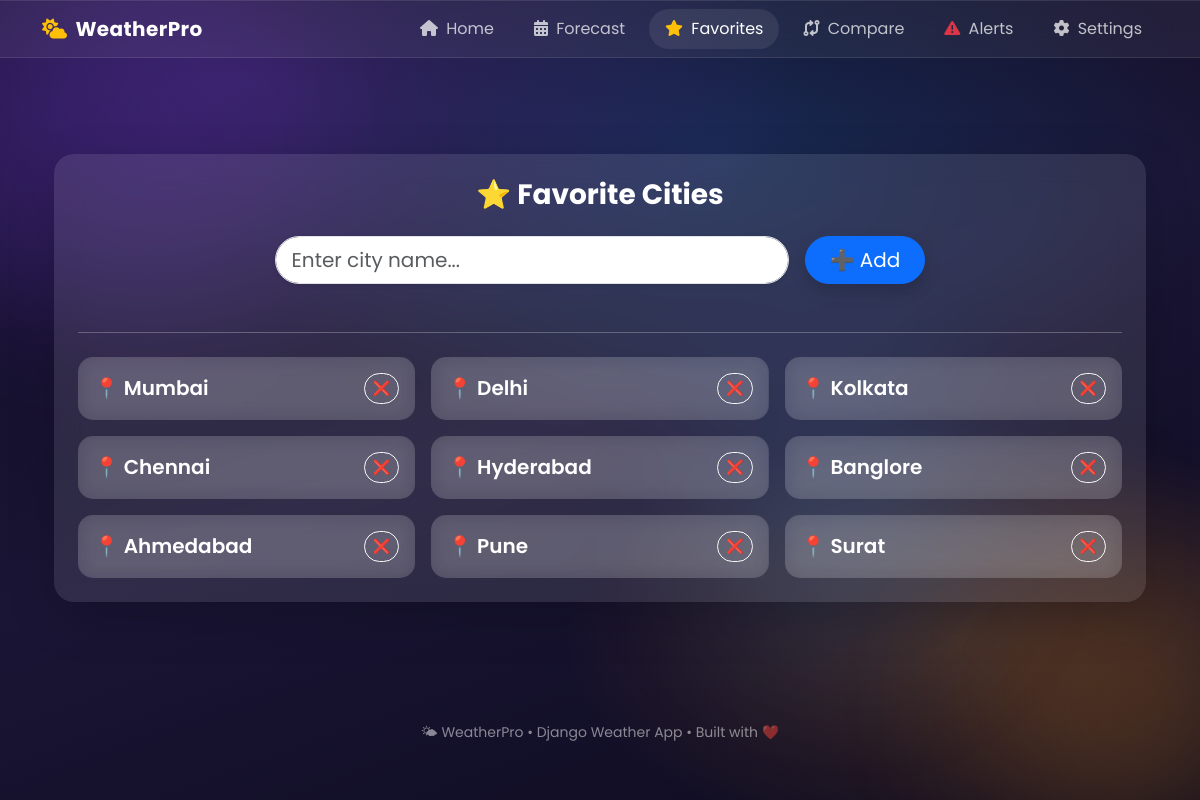
The app's page /favorites/ with its own data.
### app/models.py (models this page shows, shortened)
class FavoriteCity(models.Model):
    city_name = models.CharField(max_length=100)
    country = models.CharField(max_length=100, blank=True, null=True)
    added_at = models.DateTimeField(auto_now_add=True)

### app/views.py (the view)
# urls.py: path('favorites/', views.favorites, name='favorites'),
def favorites(request):
    if request.method == "POST":
        city = request.POST.get("city", "").strip()
        if city and not FavoriteCity.objects.filter(city_name__iexact=city).exists():
            FavoriteCity.objects.create(city_name=city)
        return redirect("favorites")
    cities = FavoriteCity.objects.all()
    weather_list = []
    for city_obj in cities:
        city = city_obj.city_name
        try:
            weather = WeatherData.objects.filter(city=city).first()
            if weather and timezone.now() - weather.timestamp < timedelta(minutes=10):
                weather_list.append(weather)
                continue
            url = "https://api.openweathermap.org/data/2.5/weather"
            params = {
                "q": city,
                "appid": API_KEY,
                "units": "metric"
            }
            response = requests.get(url, params=params, timeout=5)
            data = response.json()
            if data.get("cod") == 200:
                WeatherData.objects.filter(city=city).delete()
                weather = WeatherData.objects.create(
                    city=city,
                    temperature=data["main"]["temp"],
                    humidity=data["main"]["humidity"],
                    weather_description=data["weather"][0]["description"],
                    icon=data["weather"][0]["icon"],
                    wind_speed=data["wind"]["speed"],
                )
                weather_list.append(weather)
        except requests.exceptions.RequestException:
            continue
    return render(request, "favorites.html", {
        "favorites": [c.city_name for c in cities],
        "weather_data": weather_list,
    })

### app/templates/favorites.html (shortened to what this page needs)
{% extends 'base.html' %}
{% block nav_favorites %}active{% endblock %}
{% block content %}
<div class="container py-5">
    <div class="card shadow-lg border-0 p-4 glass-card">
        <h3 class="text-center mb-4 fw-bold">
            ⭐ Favorite Cities
        </h3>
        <form method="POST" class="row g-3 justify-content-center mb-4">
            <div class="col-md-6">
                <input type="text" name="city"
                       class="form-control form-control-lg rounded-pill shadow-sm"
                       placeholder="Enter city name..." required>
            </div>
            <div class="col-auto">
                <button type="submit" class="btn btn-primary btn-lg rounded-pill px-4 shadow">
                    ➕ Add
                </button>
            </div>
        </form>
        <hr class="my-4">
        <div class="row g-3">
            {% for city in favorites %}
            <div class="col-md-4">
                <div class="p-3 d-flex justify-content-between align-items-center city-card">
                    <h5 class="mb-0 fw-semibold">
                        📍 {{ city }}
                    </h5>
                    <a href="{% url 'remove_favorite' city %}"
                       class="btn btn-sm btn-outline-light rounded-pill remove-btn">
                        ❌
                    </a>
                </div>
            </div>
            {% empty %}
            <div class="text-center text-light">
                <p>No favorite cities yet 😔</p>
            </div>
            {% endfor %}
        </div>
    </div>
</div>
{% endblock %}

### app/templates/base.html (shortened to what this page needs)
{% load static %}
<!DOCTYPE html>
<html lang="en">
<head>
    <link href="https://cdn.jsdelivr.net/npm/bootstrap@5.3.3/dist/css/bootstrap.min.css" rel="stylesheet">
    <link href="https://cdnjs.cloudflare.com/ajax/libs/font-awesome/6.5.0/css/all.min.css" rel="stylesheet">
    <link rel="stylesheet" href="{% static 'css/style.css' %}">
</head>
<body>
    <div class="bg-canvas"></div>
    <div class="orb orb-1"></div>
    <div class="orb orb-2"></div>
    <div class="orb orb-3"></div>
    <nav class="navbar navbar-expand-lg navbar-dark glass-nav sticky-top">
        <div class="container">
            <a class="navbar-brand fw-bold" href="{% url 'home' %}">
                <i class="fa-solid fa-cloud-sun me-2 text-warning"></i>WeatherPro
            </a>
            <div class="collapse navbar-collapse" id="mainNav">
                <ul class="navbar-nav ms-auto gap-lg-2 align-items-lg-center">
                    <li class="nav-item">
                        <a class="nav-link {% block nav_home %}{% endblock %}" href="{% url 'home' %}">
                            <i class="fa-solid fa-house me-1"></i> Home
                        </a>
                    </li>
                    <li class="nav-item">
                        <a class="nav-link {% block nav_forecast %}{% endblock %}" href="{% url 'forecast' %}">
                            <i class="fa-solid fa-calendar-days me-1"></i> Forecast
                        </a>
                    </li>
                    <li class="nav-item">
                        <a class="nav-link {% block nav_favorites %}{% endblock %}" href="{% url 'favorites' %}">
                            <i class="fa-solid fa-star me-1 text-warning"></i> Favorites
                        </a>
                    </li>
                    <li class="nav-item">
                        <a class="nav-link {% block nav_compare %}{% endblock %}" href="{% url 'compare' %}">
                            <i class="fa-solid fa-code-compare me-1"></i> Compare
                        </a>
                    </li>
                    <li class="nav-item">
                        <a class="nav-link {% block nav_alerts %}{% endblock %}" href="{% url 'alerts' %}">
                            <i class="fa-solid fa-triangle-exclamation me-1 text-danger"></i> Alerts
                        </a>
                    </li>
                    <li class="nav-item">
                        <a class="nav-link {% block nav_settings %}{% endblock %}" href="{% url 'settings' %}">
                            <i class="fa-solid fa-gear me-1"></i> Settings
                        </a>
                    </li>
                </ul>
            </div>
        </div>
    </nav>
    <main class="page container py-4 py-lg-5">
        {% block content %}{% endblock %}
    </main>
    <footer class="py-4 mt-auto">
        <div class="container text-center text-white-50 small">
            🌤 WeatherPro • Django Weather App • Built with ❤️
        </div>
    </footer>
</body>
</html>

### app/static/css/style.css (style rules this page uses)
:root { --gold: #ffd200; --orange: #f7971e; --bg: #0d0b1e; --card-bg: rgba(255,255,255,.06); --border: rgba(255,255,255,.10); --blur: blur(22px); --radius: 24px; }
* { box-sizing: border-box; }
html, body { min-height: 100%; }
body { margin: 0; font-family: 'Poppins', sans-serif; color: #fff; background: var(--bg); overflow-x: hidden; }
.bg-canvas { position: fixed; inset: 0; z-index: 0; background: radial-gradient(ellipse 80% 60% at 20% 10%, rgba(111,66,193,.35) 0%, transparent 60%), radial-gradient(ellipse 60% 50% at 80% 80%, rgba(247,151,30,.20) 0%, transparent 55%), radial-gradient(ellipse 70% 60% at 60% 20%, rgba(30,136,229,.20) 0%, transparent 60%), linear-gradient(160deg, #0d0b1e 0%, #1a1535 50%, #0d0b1e 100%); animation: bgShift 14s ease-in-out infinite alternate; }
.orb { position: fixed; border-radius: 50%; filter: blur(80px); opacity: .18; animation: orbFloat linear infinite; pointer-events: none; z-index: 0; }
.orb-1 { width:420px; height:420px; background:#7c3aed; top:-80px; left:-100px; animation-duration:18s; }
.orb-2 { width:300px; height:300px; background:#f7971e; bottom:-60px; right:-80px; animation-duration:22s; animation-direction:reverse; }
.orb-3 { width:250px; height:250px; background:#1e88e5; top:50%; left:60%; animation-duration:16s; }
.page, .navbar, footer { position: relative; z-index: 1; }
.glass-nav, .glass-card, .search-form { background: var(--card-bg); backdrop-filter: var(--blur); -webkit-backdrop-filter: var(--blur); border: 1px solid var(--border); }
.glass-nav { border-left: 0; border-right: 0; }
.glass-card { border-radius: var(--radius); box-shadow: 0 20px 60px rgba(0,0,0,.28); overflow: hidden; }
.navbar-brand { letter-spacing: .02em; }
.nav-link { color: rgba(255,255,255,.72) !important; border-radius: 999px; padding-inline: 1rem !important; }
.nav-link.active, .nav-link:hover { background: rgba(255,255,255,.08); color: #fff !important; }
footer { color: rgba(255,255,255,.45); }

### app/templates/favorites.html (style rules this page uses)
body { background: linear-gradient(135deg, #1e3c72, #2a5298); }
.glass-card { background: rgba(255, 255, 255, 0.1); backdrop-filter: blur(15px); border-radius: 20px; color: white; }
.city-card { background: rgba(255, 255, 255, 0.15); backdrop-filter: blur(10px); transition: 0.3s; border-radius: 15px; }
.remove-btn { transition: 0.3s; }

### records on screen
FavoriteCity: favorites "Mumbai"
FavoriteCity: favorites "Delhi"
FavoriteCity: favorites "Kolkata"
FavoriteCity: favorites "Chennai"
FavoriteCity: favorites "Hyderabad"
FavoriteCity: favorites "Banglore"
FavoriteCity: favorites "Ahmedabad"
FavoriteCity: favorites "Pune"
FavoriteCity: favorites "Surat"
